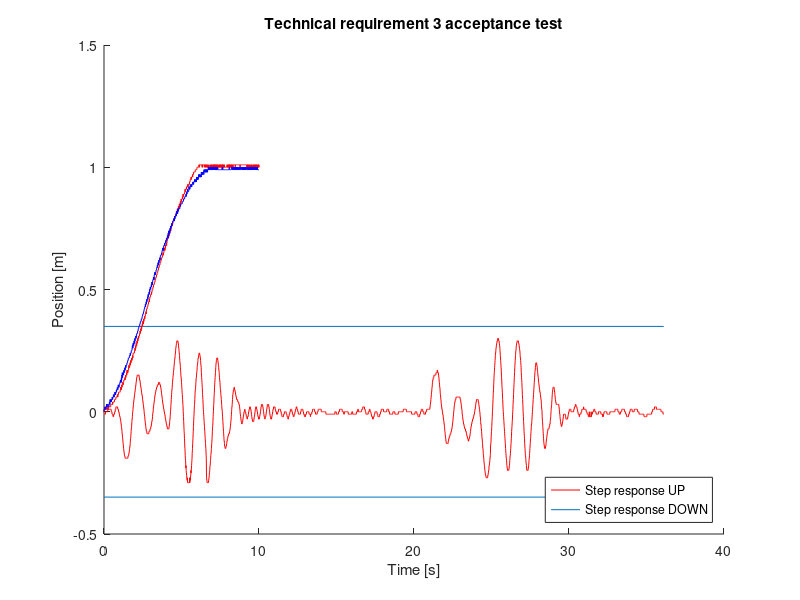

The MATLAB source for this figure: (Note: this script raises an error after producing the figure.)
%% Acceptance test 2
clear figure
load('Acceptance test 2_data.mat');
figure
hold on % combines everything into one figure
plot(t,angle, 'red') % controller step response
line([0,36.11], [20*pi/180, 20*pi/180]); % [deg] -> [rad]
line([0,36.11], [-20*pi/180, -20*pi/180]);
xlabel('Time [s]');
ylabel('Angle [rad]');
title('Technical requirement 2 acceptance test')
legend('Angle', 'Max angle per tech. req. 2','location', 'southeast')
hold off

%% Acceptance test 3
clear figure
load('Acceptance test 3_data.mat');
hold on % combines everything into one figure
plot(t,Positionup, 'red') % controller step response
plot(t,Positiondown, 'blue') % controller step response
xlabel('Time [s]');
ylabel('Position [m]');
title('Technical requirement 3 acceptance test')
legend('Step response UP', 'Step response DOWN','Location', 'southeast')
hold off

%% Acceptance test 4
clear figure
% load('Acceptance test 4_data.mat');
hold on % combines everything into one figure
plot(t,movmean(Position, [0 10]), 'red') % controller step response
xlabel('Time [s]');
ylabel('Position [m]');
title('Technical requirement 4 acceptance test')
legend('Step response X','Location', 'southeast')
hold off

%% Angle sensor test
clear figure
hold on % combines everything into one figure
plot(t_physlet,angle_physlet, 'blue') % controller step response
plot(t_measurement,angle_measurement, 'red') % controller step response
xlabel('Time [s]');
ylabel('Angle [deg]');
title('Angle sensor linearity')
legend('Physlet', 'Angle sensor','Location', 'northeast')
hold off